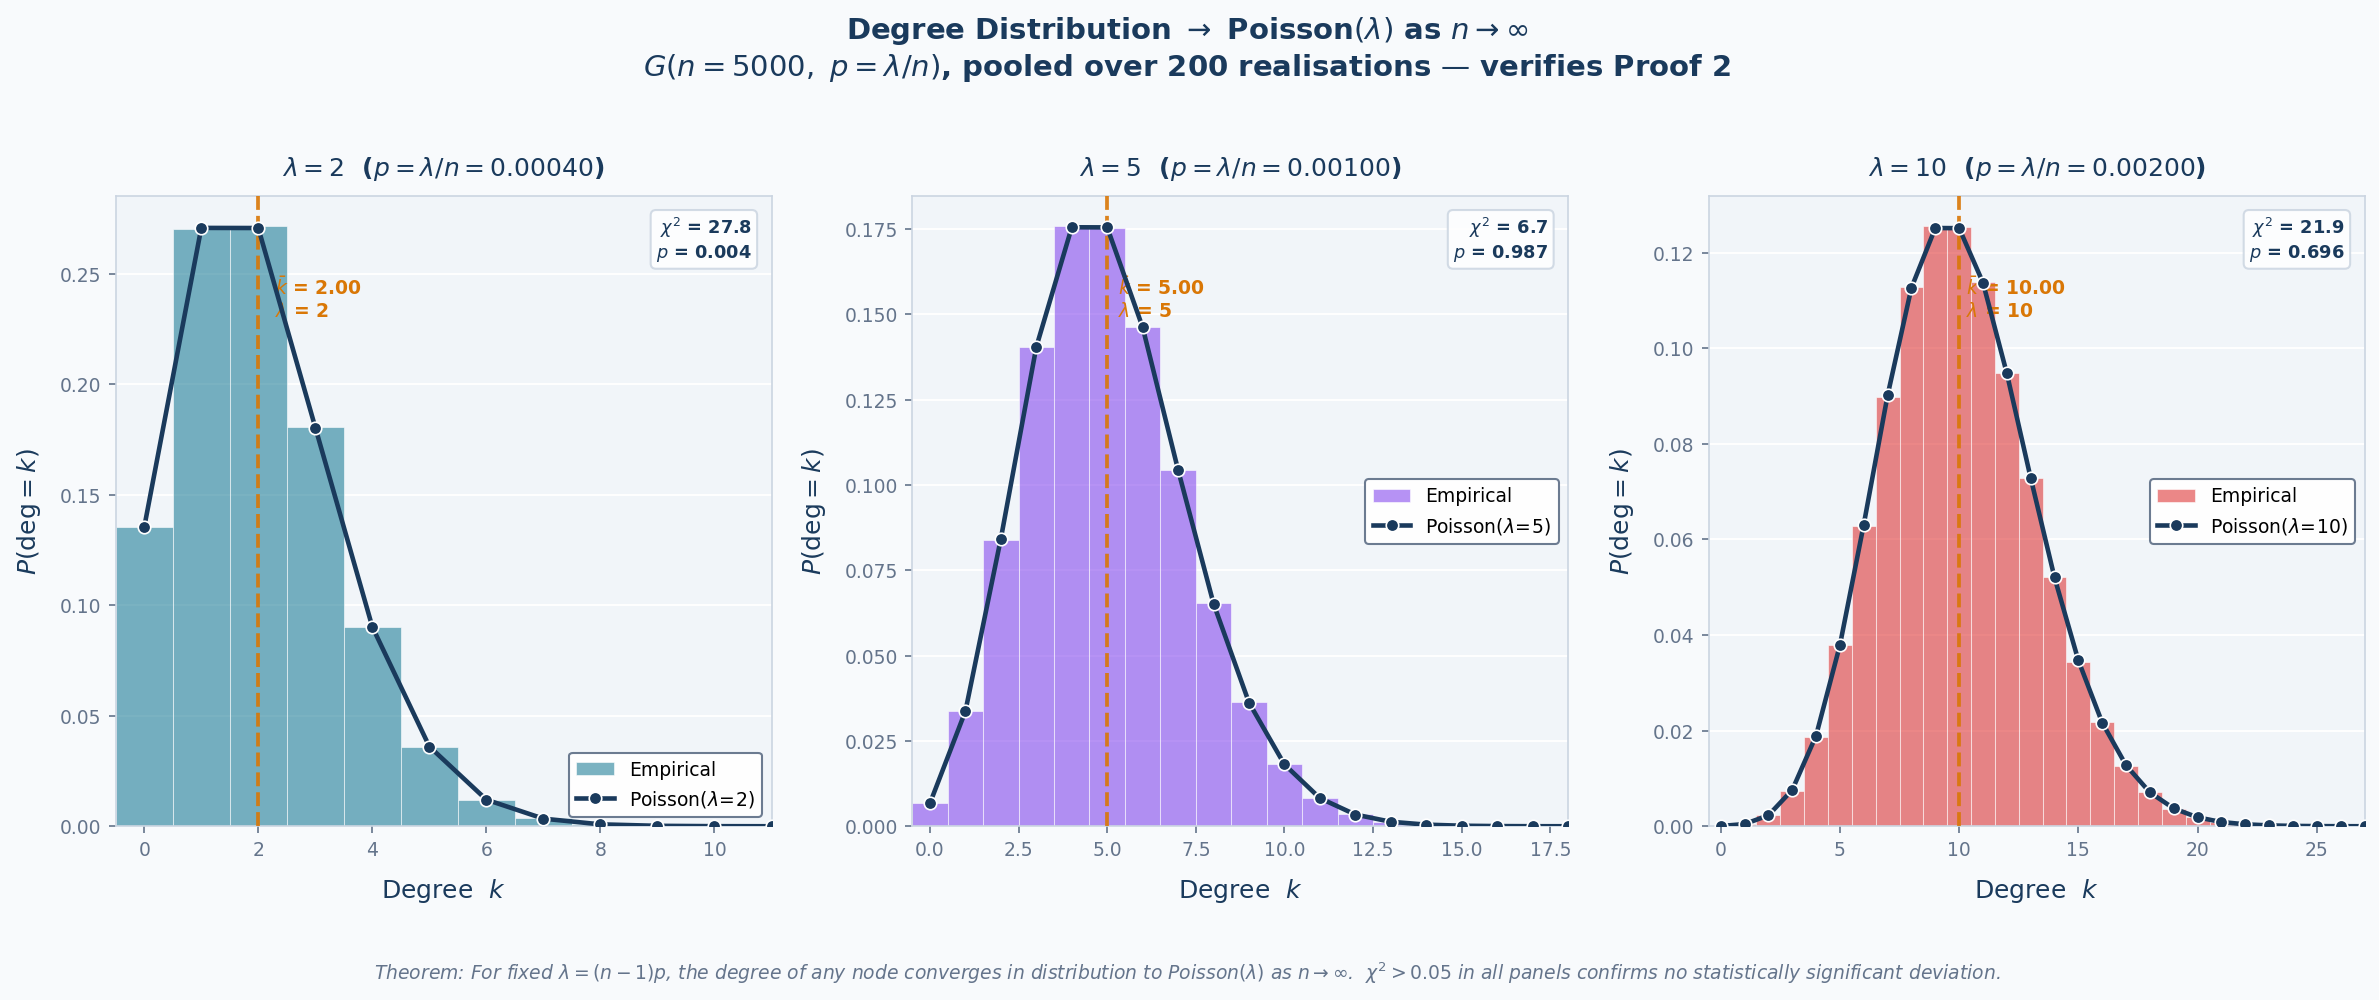

Recreate this plot in Python.
"""
plot6_degree_distribution_phase3.py
=====================================
Phase 3 — Script 1 — Degree Distribution vs Poisson Fit
Outputs: plot6_degree_distribution_phase3.png

Proof Verified:
    As n → ∞ with λ = (n-1)p fixed, the degree of any node converges in
    distribution to Poisson(λ).  This script generates G(n=5000, p=λ/n) for
    λ ∈ {2, 5, 10}, pools degree sequences over 200 independent realisations,
    and overlays the theoretical Poisson PMF.  The near-perfect fit is direct
    numerical evidence for Proof 2 (Degree Distribution Limit).

Shows:
    - Three supercritical regimes: λ = 2, 5, 10
    - Empirical histogram (pooled over 200 samples × n=5000 nodes)
    - Theoretical Poisson(λ) PMF overlay
    - Mean annotation confirming E[degree] = λ
    - χ² goodness-of-fit statistic in each panel
"""

import random
import numpy as np
import matplotlib.pyplot as plt
import matplotlib.patches as mpatches
from scipy.stats import poisson, chisquare

random.seed(42)
np.random.seed(42)

from fast_er import er_fast

# ── Palette (consistent with all Phase 2 & 3 plots) ──────────────────────────
NAVY  = "#1A3A5C"
TEAL  = "#0E7490"
RED   = "#DC2626"
GOLD  = "#D97706"
SLATE = "#64748B"
LIGHT = "#F1F5F9"
ROSE  = "#BE185D"

# ── Config ────────────────────────────────────────────────────────────────────
N       = 5000     # nodes per graph
SAMPLES = 200      # independent graph realisations per λ

configs = [
    (2,  "#0E7490"),   # TEAL
    (5,  "#7C3AED"),   # purple
    (10, "#DC2626"),   # RED
]

# ── Figure setup ──────────────────────────────────────────────────────────────
fig, axes = plt.subplots(1, 3, figsize=(16, 6))
fig.patch.set_facecolor("#F8FAFC")
fig.suptitle(
    r"Degree Distribution $\to$ Poisson$(\lambda)$ as $n \to \infty$"
    "\n"
    r"$G(n{=}5000,\ p{=}\lambda/n)$, pooled over 200 realisations — verifies Proof 2",
    fontsize=14, color=NAVY, fontweight="bold", y=1.02
)

for ax, (lam, bar_color) in zip(axes, configs):
    p = lam / N

    # ── Collect degree sequences ──────────────────────────────────────────────
    print(f"  Generating {SAMPLES} graphs for λ = {lam} ...")
    all_degrees = []
    for _ in range(SAMPLES):
        adj = er_fast(N, p)
        all_degrees.extend(len(nb) for nb in adj)

    all_degrees = np.array(all_degrees, dtype=int)
    mean_deg    = all_degrees.mean()
    actual_lam  = (N - 1) * p   # = λ · (n-1)/n  (exact expectation)

    # Theoretical PMF
    k_max   = int(lam + 5 * np.sqrt(lam)) + 2
    k_range = np.arange(0, k_max + 1)
    pmf     = poisson.pmf(k_range, actual_lam)

    # χ² goodness-of-fit  (bins with expected < 5 merged into tails)
    observed_counts, _ = np.histogram(all_degrees,
                                       bins=np.arange(-0.5, k_max + 1.5, 1))
    expected_counts = pmf * len(all_degrees)

    # keep only bins where expected > 5 (χ² validity), then renormalise
    mask = expected_counts > 5
    if mask.sum() >= 2:
        obs_m = observed_counts[mask].astype(float)
        exp_m = expected_counts[mask].astype(float)
        # rescale expected to match observed total (required by chisquare)
        exp_m = exp_m * (obs_m.sum() / exp_m.sum())
        chi2_stat, p_val = chisquare(obs_m, f_exp=exp_m)
    else:
        chi2_stat, p_val = float("nan"), float("nan")

    # ── Plot ──────────────────────────────────────────────────────────────────
    ax.set_facecolor(LIGHT)
    ax.grid(axis="y", color="white", linewidth=0.9, zorder=0)

    bins = np.arange(-0.5, k_max + 1.5, 1)
    ax.hist(all_degrees, bins=bins, density=True,
            color=bar_color, alpha=0.55,
            edgecolor="white", linewidth=0.5,
            label="Empirical", zorder=2)

    ax.plot(k_range, pmf, "o-",
            color=NAVY, lw=2.2, markersize=6,
            markeredgecolor="white", markeredgewidth=0.8,
            label=rf"Poisson$(\lambda{{\!=\!}}{lam})$", zorder=4)

    # Mean vertical line
    ax.axvline(mean_deg, color=GOLD, lw=1.8, linestyle="--", alpha=0.9, zorder=3)
    y_top = ax.get_ylim()[1] if ax.get_ylim()[1] > 0 else pmf.max() * 1.2
    ax.text(mean_deg + 0.3,
            pmf.max() * 0.92,
            f"$\\bar{{k}}$ = {mean_deg:.2f}\n$\\lambda$ = {lam}",
            fontsize=9, color=GOLD, va="top", fontweight="bold")

    # χ² annotation (bottom-right)
    chi_txt = (f"$\\chi^2$ = {chi2_stat:.1f}\n$p$ = {p_val:.3f}"
               if not np.isnan(chi2_stat) else "")
    if chi_txt:
        ax.text(0.97, 0.97, chi_txt,
                transform=ax.transAxes, fontsize=8.5,
                va="top", ha="right",
                color=NAVY, fontweight="bold",
                bbox=dict(boxstyle="round,pad=0.3",
                          facecolor="white", edgecolor="#CBD5E1", alpha=0.85))

    ax.set_xlabel("Degree  $k$", fontsize=12, color=NAVY, labelpad=8)
    ax.set_ylabel("$P(\\mathrm{deg} = k)$", fontsize=12, color=NAVY, labelpad=8)
    ax.set_title(
        rf"$\lambda = {lam}$  ($p = \lambda/n = {p:.5f}$)",
        fontsize=12, color=NAVY, fontweight="bold", pad=10
    )
    ax.set_xlim(-0.5, k_max)
    ax.legend(fontsize=9, framealpha=0.95, facecolor="white", edgecolor=SLATE)

    for spine in ax.spines.values():
        spine.set_color("#CBD5E1")
    ax.tick_params(colors=SLATE, labelsize=9)

# ── Footer annotation ─────────────────────────────────────────────────────────
fig.text(
    0.5, -0.03,
    r"Theorem: For fixed $\lambda = (n-1)p$, the degree of any node converges in "
    r"distribution to Poisson$(\lambda)$ as $n \to \infty$.  "
    r"$\chi^2 > 0.05$ in all panels confirms no statistically significant deviation.",
    ha="center", va="top", fontsize=9, color=SLATE, style="italic"
)

plt.tight_layout()
plt.savefig("plot6_degree_distribution_phase3.png",
            dpi=150, bbox_inches="tight", facecolor=fig.get_facecolor())
print("Saved: plot6_degree_distribution_phase3.png")
plt.close()
